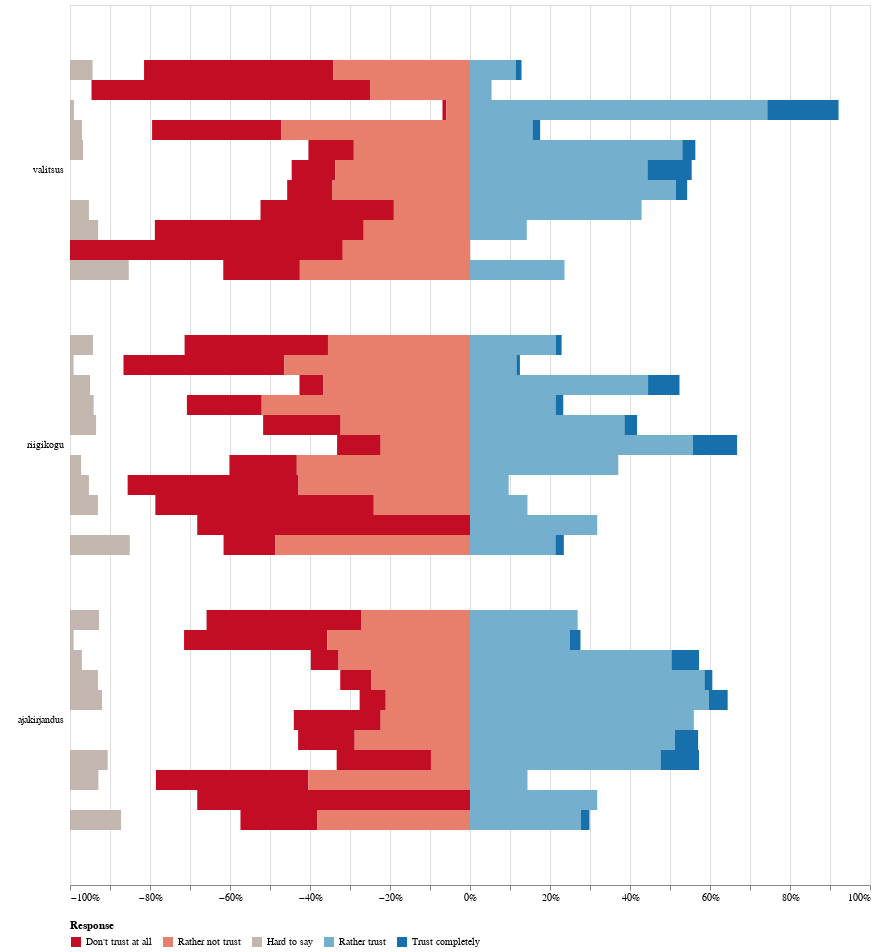

Write notebook code for a chart like this one.
### Code cell
e2e_plot({
    'res_col' : 'trust',
    'factor_cols': ['party_preference'],  'filter': {},
    'plot': 'likert_bars',
    'internal_facet': True
},data_file)

### Figure 1 — Vega-Lite specification as saved in the notebook (floating-point values rounded to 4 significant figures; data arrays with more than 128 entries replaced by an {"elided": "..."} marker saying what was removed)
{"config": {"view": {"continuousWidth": 300, "continuousHeight": 300}}, "data": {"name": "data-83cbe3290962258f049b769aa86dad01"}, "mark": {"type": "bar"}, "encoding": {"color": {"field": "trust", "legend": {"orient": "bottom", "title": "Response"}, "scale": {"domain": ["Don't trust at all", "Rather not trust", "Hard to say", "Rather trust", "Trust completely"], "range": ["#c30d24", "#e77f6c", "#c3b6af", "#74b0ce", "#1770ab"]}, "type": "nominal"}, "tooltip": [{"field": "party_preference", "type": "nominal"}, {"field": "question", "type": "nominal"}, {"field": "trust", "type": "nominal"}, {"field": "percent", "format": ".1%", "title": "percent", "type": "quantitative"}], "x": {"axis": {"format": "%", "title": null}, "field": "start", "type": "quantitative"}, "x2": {"field": "end"}, "y": {"axis": {"domain": false, "minExtent": 60, "offset": 5, "ticks": false, "title": null}, "field": "question", "sort": ["valitsus", "riigikogu", "ajakirjandus"], "type": "nominal"}, "yOffset": {"field": "party_preference", "sort": ["Keskerakond", "EKRE", "Reformierakond", "Isamaa", "SDE", "Rohelised", "Eesti 200", "Parempoolsed", "No party", "Other", "Hard to say"], "title": null, "type": "nominal"}}, "width": 800, "$schema": "https://vega.github.io/schema/vega-lite/v5.15.1.json", "datasets": {"data-83cbe3290962258f049b769aa86dad01": {"elided": "140 records"}}}
